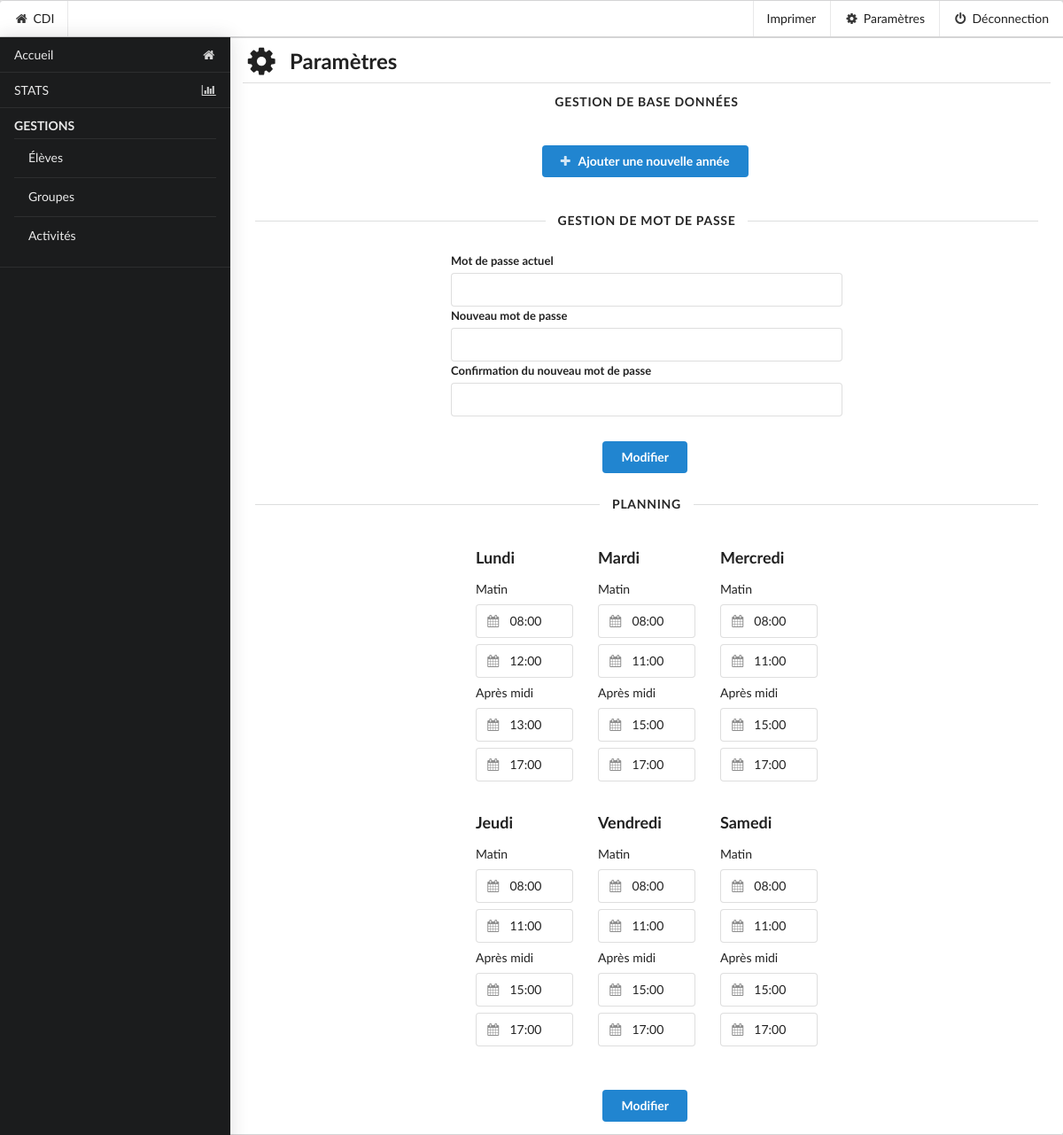
Page /settings (signed in) on the earlier database version.
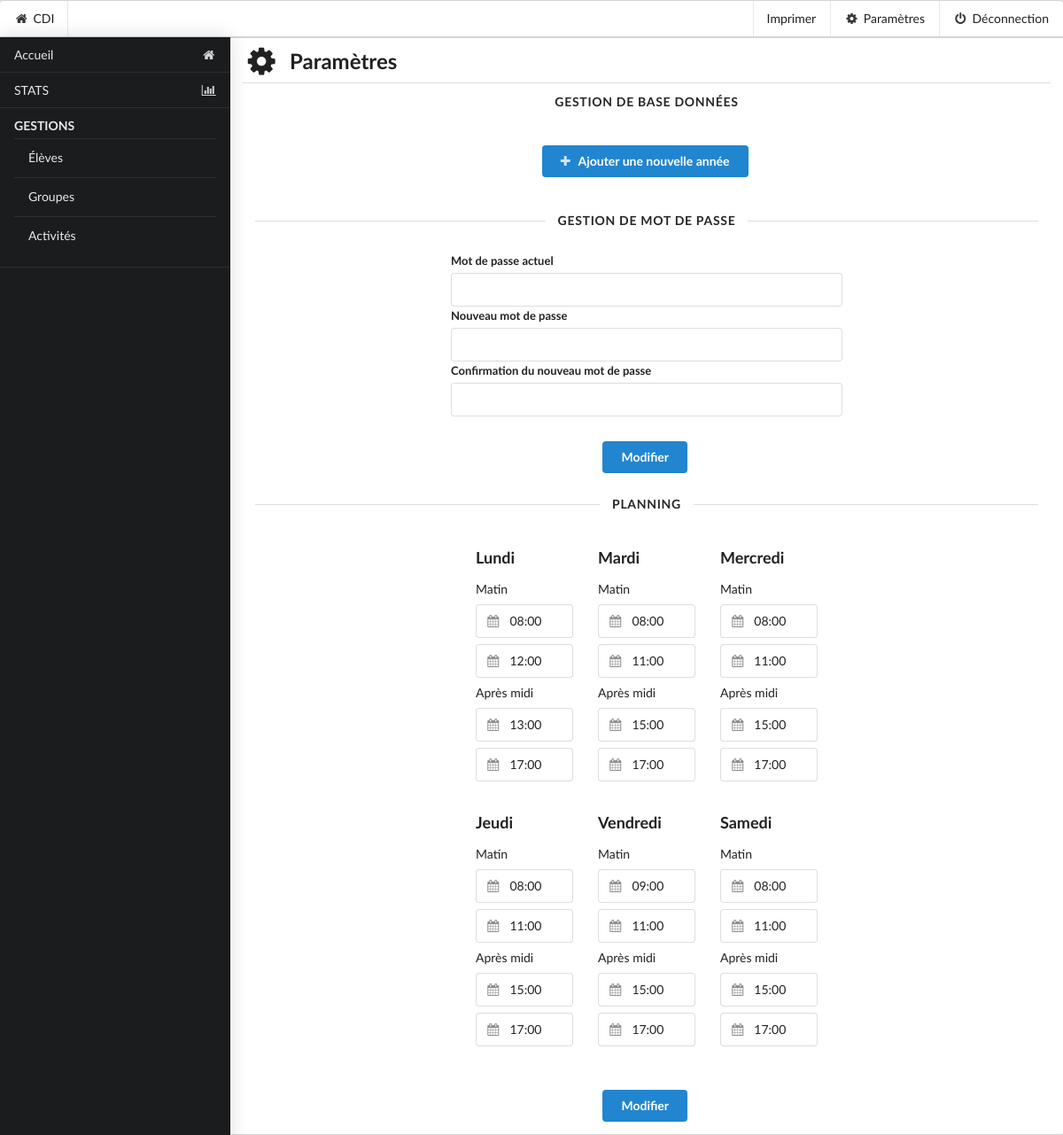
Same page on the later database version.
### tables this page shows
CREATE TABLE `t_cdi_horaire` (
  `id` int(11) NOT NULL,
  `jour` varchar(12) NOT NULL,
  `h_ouvert_m` time NOT NULL,
  `h_fermer_m` time NOT NULL,
  `h_ouvert_s` time NOT NULL,
  `h_fermer_s` time NOT NULL,
  `code` int(12) NOT NULL
);

### cfg/init.php (called while the page is built, shortened)
<?php
	$_DIR = $_SERVER['DOCUMENT_ROOT'];
	require_once $_DIR.'/class/BDD.php';
	$json = file_get_contents($_DIR.'/cfg/config.json');
	$json = json_decode($json,true);
	$bddName = $json['BDD'];
	$ip = $json['ip'];
	$user = $json['user'];
	$password = $json['password'];
	$port = $json['port'];
	$bdd = new BDD($ip,$bddName,$user,$password,$port);

### class/BDD.php (called while the page is built, shortened)
<?php
class BDD {
	private $bdd;
	function __construct($ip,$dbName,$user,$password,$port) {
		$this->ip = $ip;
		$this->dbName = $dbName;
		$this->user = $user;
		$this->password = $password;
		$url = 'mysql:host='.$this->ip.';';
		try {
			$this->bdd = new PDO($url, $this->user, $this->password);
			$database = $this->requeteBDD("SHOW DATABASES");
			$database = $database->fetchAll(PDO::FETCH_COLUMN, 0);
		} catch (PDOExeption $e) {
			return $e;
		}
		$this->bdd->exec('SET NAMES utf8');
	}
	function requeteBDD($requete){
		try {
			$prep = $this->bdd->prepare($requete);
			$prep->execute();
			return $prep;
		} catch (PDOException $e) {
			return "Error!: " . $e->getMessage() . "<br/>";
		}
	}
}
?>

### pages/admin_settings.php (the view, shortened to what the changed rows need)
<?php if (isset($_SESSION['connected'])) { ?>
  <h2 class="ui dividing header">
  <i class="icon setting"></i>Paramètres
</h2>
<?php } ?>
<div class="ui container fluid">
  <div class="ui two column centered grid">
<?php if (isset($_SESSION['connected'])) { ?>
        <div class ="row">
            <div class="column">
                <div class="ui equal width grid padded">
                  <div class="row" >
                    <div class="column" >
                      <div class="ui form">
                        <div class="grouped fields">
                          <div class="ui three column grid container">
                            <?php
                                    $semaine= array(
                                          0 => "Lundi",
                                          1 => "Mardi",
                                          2 => "Mercredi",
                                          3 => "Jeudi",
                                          4 => "Vendredi",
                                          5 => "Samedi",
                                    );
                                    for($i = 0; $i<6;$i++){
                                      if($i==3){
                                        ?> <div class="row">
                                        <?php
                                      }
                                        $req = $bdd->requeteBDD("SELECT * FROM `t_cdi_horaire` A WHERE A.code=$i");
                                        while ($data =$req->fetch()){
                                          $h_ouvert_m=$data['h_ouvert_m'];
                                          $h_fermer_m=$data['h_fermer_m'];
                                          $h_ouvert_s=$data['h_ouvert_s'];
                                          $h_fermer_s=$data['h_fermer_s'];
                                        }
                                      ?>
                                      <div class="column">
                                      <h3 class="ui centered " ><?= $semaine[$i]; ?></h3>
                                        <label> Matin</label>
                                        <div class="field">
                                            <div class="ui calendar" id="horaireMatinD<?= $semaine[$i] ?>">
                                                <div class="ui input left icon">
                                                    <input id='inputMatinD<?= $semaine[$i] ?>' type="text" placeholder="hh:mm" readonly="true" value='<?= $h_ouvert_m ?>'>
                                                </div>
                                            </div>
                                        </div>
                                        <div class="field">
                                            <div class="ui calendar" id="horaireMatinF<?= $semaine[$i] ?>">
                                                <div class="ui input left icon">
                                                    <input id='inputMatinF<?= $semaine[$i] ?>' type="text" placeholder="hh:mm" readonly="true" value='<?= $h_fermer_m ?>'>
                                                </div>
                                            </div>
                                        </div>
                                        <label> Après midi</label>
                                        <div class="field">
                                            <div class="ui calendar" id="horaireApremD<?= $semaine[$i] ?>">
                                                <div class="ui input left icon">
                                                    <input id='inputApremD<?= $semaine[$i] ?>' type="text" placeholder="hh:mm" readonly="true" value='<?= $h_ouvert_s ?>'>
                                                </div>
                                            </div>
                                        </div>
                                        <div class="field">
                                            <div class="ui calendar" id="horaireApremF<?= $semaine[$i] ?>">
                                                <div class="ui input left icon">
                                                    <input id='inputApremF<?= $semaine[$i] ?>' type="text" placeholder="hh:mm" readonly="true" value='<?= $h_fermer_s ?>'>
                                                </div>
                                            </div>
                                        </div>
                                      </div>
                             <?php } ?>
                          </div>
                        </div>
                      </div>
                    </div>
                  </div>
                </div>
            </div>
        </div>
  </div>
  <?php } ?>
</div>

Differences in the rows shown:
changed t_cdi_horaire (number 5 of 6 on the later page): h_ouvert_m "08:00" → "09:00"
